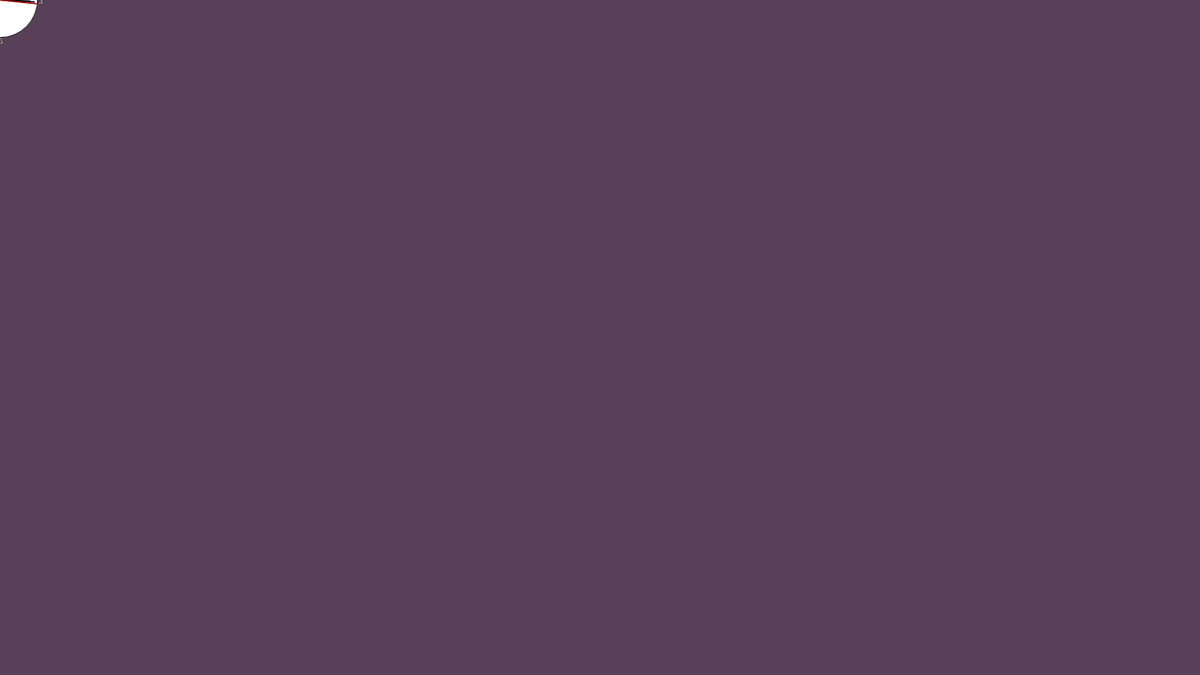
Frame 1 (no input)
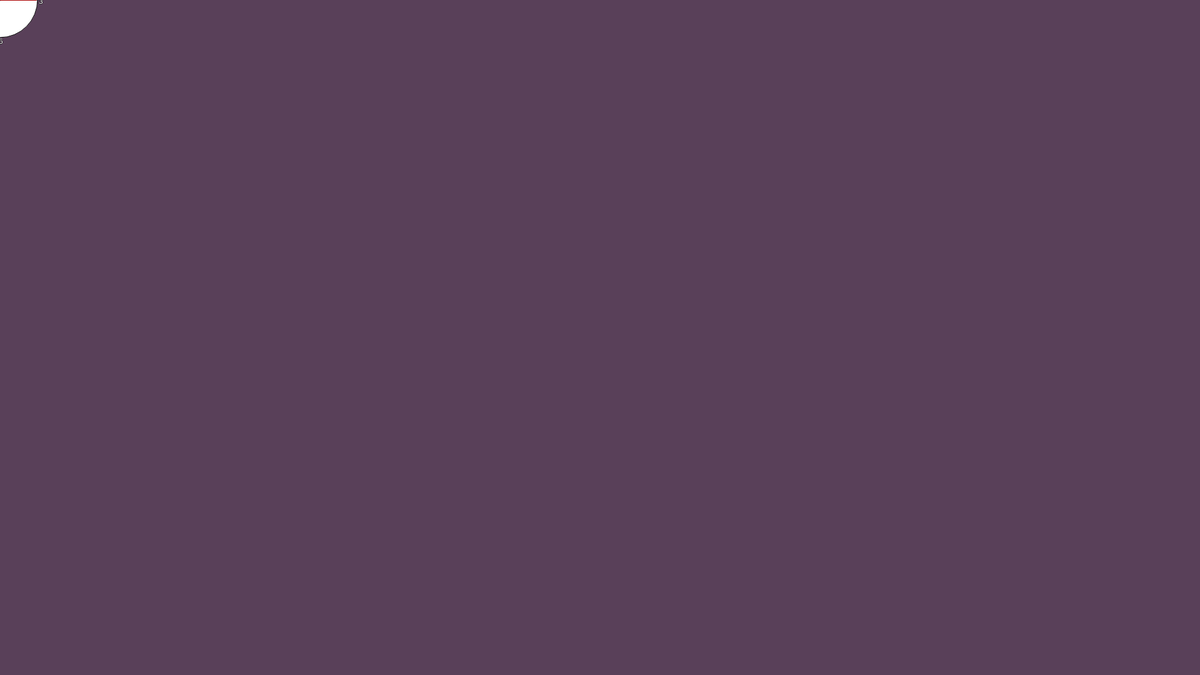
Frame 60 (no input)
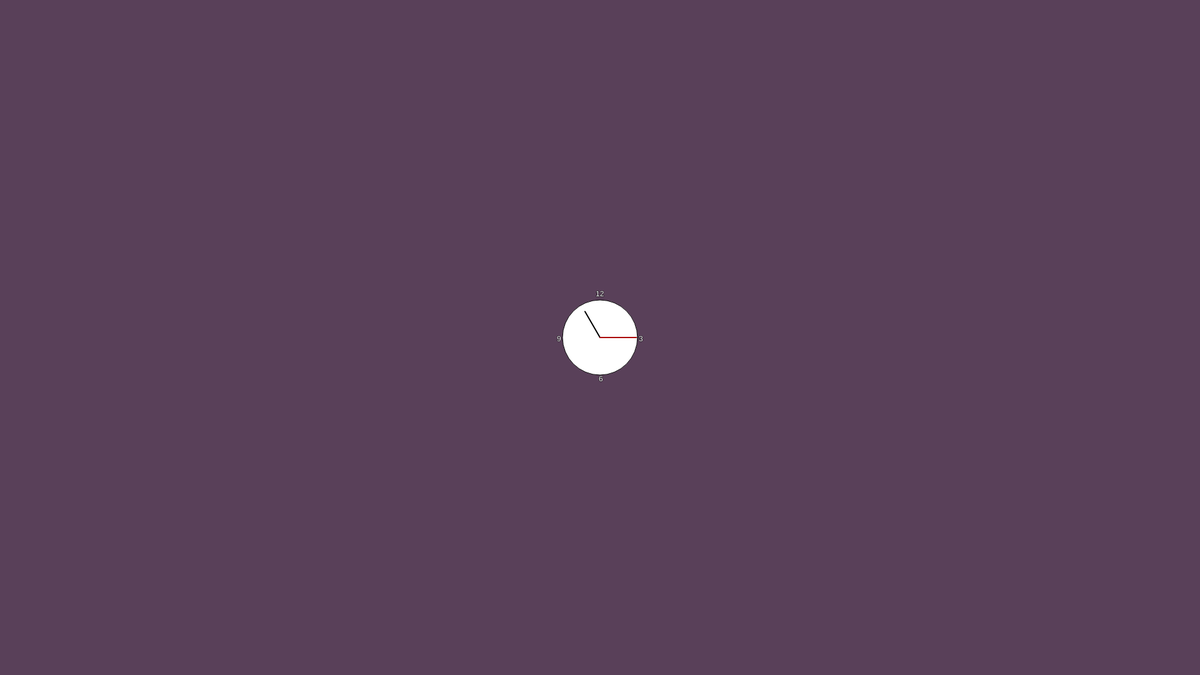
Frame 120 (the mouse pressed at the canvas centre since frame 60)

The p5.js sketch that drew these frames (run headless with seeded random() and noise() and a simulated clock; from frame 60 on, the mouse is pressed at the canvas centre):

// p5.js sketch
// ── sketch.js
function setup() {
    createCanvas( 1920, 1080 );
}

var clockRotationRate = 0;
var secondRotationRate = 0;
var minuteRotationRate = 0;
var hourRotationRate = 0;

function draw(){
  background ('rgb(89, 64, 89)' );

  noCursor();

  clockRotationRate = (mouseY * 0.1) - 20;

  secondRotationRate = (secondRotationRate + 2 );

  minuteRotationRate = (minuteRotationRate + 1 );

  hourRotationRate = (hourRotationRate + 3 );



push();


  translate( mouseX, mouseY );

push();

  drawCircle();

function drawCircle(){

  fill('rgb(255, 255, 255)' );
  stroke( 0 );
  strokeWeight( 1 );
  ellipse( 0, 0, 120, 120);
}

let textArray = ["12", "3", "6", "9" ];

text( textArray[0], -7, -75, 20, 20);
text( textArray[1], 62, -3, 20, 20);
text( textArray[2], -2, 61, 20, 20);
text( textArray[3], -69, -3, 20, 20);


push();

  strokeWeight( 2 );
  stroke ( 0 );

push();

timeHands();

function timeHands(){

  rotate(radians(secondRotationRate) );
  stroke('rgb(0, 0, 0)' );
  line( 0, 0, 48, 0 );
// second timer lol
  rotate(radians(minuteRotationRate) );
  stroke('rgb(0, 0, 0)' );
  line( 0, 0, 55, 0 );
//minute timer haha
  rotate(radians(hourRotationRate) );
  stroke('rgb(171, 0, 0)' );
  line( 0, 0, 58, 0);
}
  pop();
  pop();
  pop();
  pop();

}
